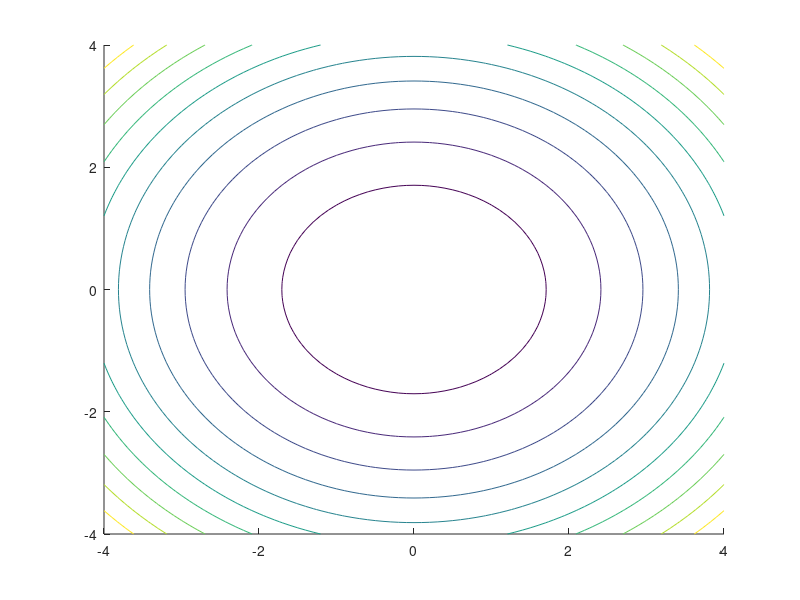

This figure's MATLAB source: (Note: this script raises an error after producing the figure.)
v = @(x, y) x.^2 + y.^2;
 %v = @(x, y) x.^2 - 2 * y.^2;
    %t0 = 0;
    %tf = 10;
    t0 = 10;
    tf = 0;
    n = 20;
    phi = linspace(0, 2*pi, n);
    r = 4;
    max = 4;
    axis([-max max -max max]);
    hold on;
    [X, Y] = meshgrid(-max:0.1 :max, -max:0.1:max);
    Z = v(X, Y);
    %colormap cool;
    contour(X, Y, Z);
    %colorbar;
    if ~ishold
            hold;
        end;
    linecolors = jet(n);
    for count=1:n
        y0 = [r*cos(phi(count)), r*sin(phi(count))];
%         [t, F] = ode45(@t10f, [tf, t0], y0);
%         [t1, F1] = ode45(@t10f, [t0, tf], y0);
        [t, F] = ode45(@t10f2, [tf, t0], y0);
        [t1, F1] = ode45(@t10f2, [t0 tf], y0);
%         set(0,'DefaultAxesColorOrder',autumn)
        plot(F(:, 1), F(:, 2), 'color', linecolors(count,:));
        plot(F1(:, 1), F1(:, 2), 'color', linecolors(count,:)); 
        m = 0;
        n = 0;
        for i = 1 : size(F(:, 1))
           m = m + 1;
           if (abs(F(m,1)) >= max || abs(F(m, 2)) >= max)
               F(m,:) = [];
               m = m-1;
           end;       
        end;
        for i = 1 : size(F1(:, 1))
            n = n + 1;
            if (abs(F1(n, 1)) >= max || abs(F1(n, 2)) >= max )
              F1(n, :) = [];
              n = n - 1;
           end; 
        end;
       X = F(:, 1);
       Y = F(:, 2);
       U = F(:, 1) .^ 2 + 2 * F(:, 2) .^ 3;
       V = F(:, 1) .* F(:, 2) .^ 2;
       X1 = F1(:, 1);
       Y1 = F1(:, 2);
       U1 = F1(:, 1) .^ 2 + 2 * F1(:, 2) .^ 3;
       V1 = F1(:, 1) .* F1(:, 2) .^ 2;
      
       %quiver(X(abs(X) < 2 & abs(Y) < 2), Y(abs(X) < 2 & abs(Y) < 2), U(abs(X) < 2 & abs(Y) < 2), V(abs(X) < 2 & abs(Y) < 2), 'r');
       %quiver(X1(abs(X1) < 2 & abs(Y1) < 2), Y1(abs(X1) < 2 & abs(Y1) < 2), U1(abs(X1) < 2 & abs(Y1) < 2), V1(abs(X1) < 2 & abs(Y1) < 2), 'r');
       % quiver(X(abs(Y) > 2 & abs(Y) < 4 | abs(X) > 2 & abs(X) < 4), Y(abs(Y) > 2 & abs(Y) < 4 | abs(X) > 2 & abs(X) < 4), U(abs(Y) > 2 & abs(Y) < 4 | abs(X) > 2 & abs(X) < 4), V(abs(Y) > 2 & abs(Y) < 4 | abs(X) > 2 & abs(X) < 4), 'm');
        %quiver(X1(abs(Y1) > 2 & abs(Y1) < 4 | abs(X1) > 2 & abs(X1) < 4), Y1(abs(Y1) > 2 & abs(Y1) < 4 | abs(X1) > 2 & abs(X1) < 4), U1(abs(Y1) > 2 & abs(Y1) < 4 | abs(X1) > 2 & abs(X1) < 4), V1(abs(Y1) > 2 & abs(Y1) < 4 | abs(X1) > 2 & abs(X1) < 4), 'm');
        quiver(F(:, 1), F(:, 2), F(:, 2) - F(:, 1) + F(:, 1) .* F(:, 2), F(:, 1) - F(:, 2) - F(:, 1).^2 - F(:, 2).^3);
        %quiver(F1(:, 1), F1(:, 2), F1(:, 2) - F1(:, 1) + F1(:, 1) .* F1(:, 2), F1(:, 1) - F1(:, 2) - F1(:, 1).^2 - F1(:, 2).^3, 'k');
        %quiver(F(:, 1), F(:, 2), (F(:, 1) .^ 2 + 2 * F(:, 2) .^ 3), (F(:, 1) .* F(:, 2) .^ 2));
       %quiver(F1(:, 1), F1(:, 2), (F1(:, 1) .^ 2 + 2 * F1(:, 2) .^ 3), (F1(:, 1) .* (F1(:, 2)) .^ 2))
    end;
    legend('????? ??????', '??????????');
    hold off